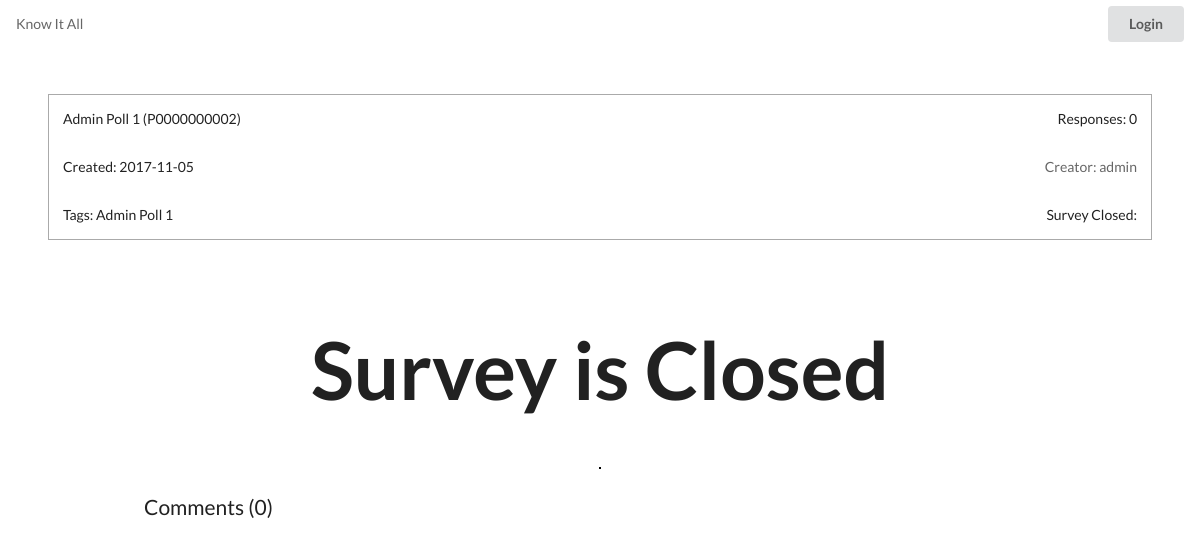
Page /www/knowitall/survey.php?id=P0000000002 on the earlier database version.
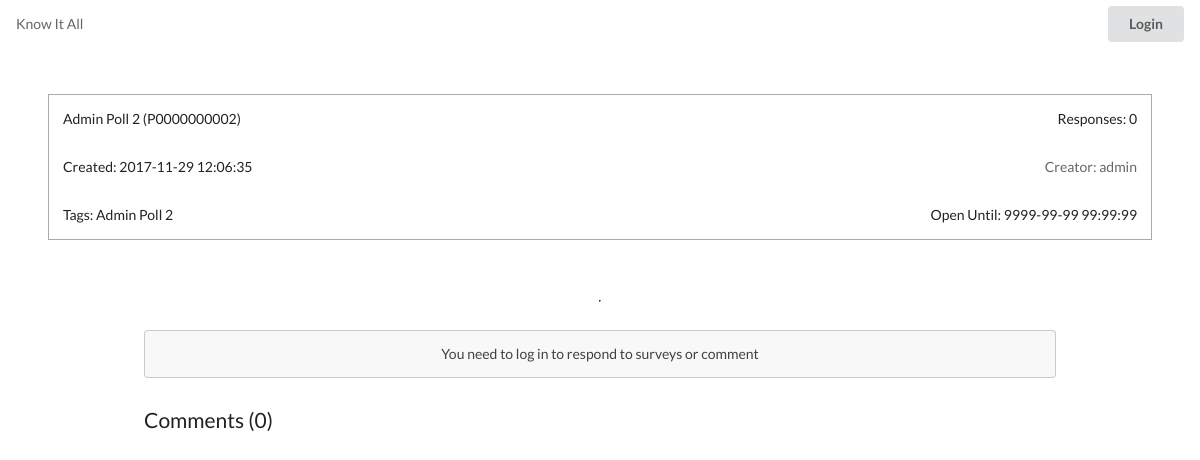
Same page on the later database version.
### tables this page shows
CREATE TABLE `survey` (
  `survey_id` varchar(45) NOT NULL,
  `survey_title` varchar(1000) NOT NULL,
  `user_id` varchar(45) NOT NULL,
  `rating_average` double NOT NULL,
  `create_time` varchar(45) DEFAULT NULL,
  `survey_tags` varchar(1000) NOT NULL,
  `voter_number` int(45) NOT NULL,
  `close_time` varchar(45) NOT NULL
);

### www/knowitall/survey.php (the view, shortened to what this page needs)
<?php
  $id = $_GET['id'];
  include("database-connector.php");
  $sql = $conn->prepare("SELECT * FROM survey WHERE survey_id = ?;");
  $sql->bind_param('s', $id);
  $sql->execute();
  $ans = $sql->get_result();
  $row = $ans->fetch_assoc();
  $creator = $row["user_id"];
  $sql = $conn->prepare("SELECT user_name FROM user WHERE user_id = ?;");
  $sql->bind_param('s', $creator);
  $sql->execute();
  $ans2 = $sql->get_result();
  $row2 = $ans2->fetch_assoc();
  $creator = $row2['user_name'];
?>
<!DOCTYPE html>
<html lang="en">
  <head>
    <?php include("all-css.php");?>
  </head>
  <body>
    <?php include("small-header.php") ?>
    <article class="ui fluid grid">
      <div class="row search-result">
        <div class="ui fluid grid custom-margin-hor-small custom-margin-vert-small surveycard">
          <div class="twelve wide column"><?php echo $row['survey_title']; ?> (<?php echo $id; ?>)</div>
          <div class="four wide column"><span class="float-right">Responses: <?php echo $row['voter_number'] ?></span></div>
          <div class="eight wide column">Created: <?php echo $row['create_time'] ?></div>
          <div class="eight wide column"><a href="user.php?id=<?php echo $row["user_id"] ?>"><span class="float-right">Creator: <?php echo $creator ?></span></a></div>
          <div class="eight wide column"><span>Tags: <?php echo $row['survey_tags'] ?></span></div>
          <div class="eight wide column">
            <span class="float-right">
              <?php
              $currentTime = date("Y-m-d H:i:s");
              $closeTime = $row['close_time'];
              $surveyClosed = strcmp($currentTime, $closeTime);
              if($surveyClosed > 0) {
                ?>
                Survey Closed: <?php echo $row['close_time'];
              }
              else {
                ?>
                Open Until: <?php echo $row['close_time'];
              }
              ?>
            </span>
          </div>
        </div>
      </div>
      <?php
        if($surveyClosed > 0) {
          ?>
          <h1 class="custom-pad-vert">Survey is Closed</h1>
          <?php
        }
        if(strcmp(substr($id, 0, 1), "R") == 0 && $surveyClosed <= 0){
          include("show-rating-results.php");
        }else if(strcmp(substr($id, 0, 1), "R") == 0 && $surveyClosed > 0){
          include("show-rating-results-no-dim.php");
        }else if(strcmp(substr($id, 0, 1), "P") == 0 && $surveyClosed <= 0){
          include("show-poll-results.php");
        }else if(strcmp(substr($id, 0, 1), "P") == 0 && $surveyClosed > 0){
          include("show-poll-results-no-dim.php");
        }else{
          header("Location: home-search.php");
        }
      ?>
      <div class="fluid row custom-margin-hor">
        <?php
          if($surveyClosed <= 0) {
            if(isset($_SESSION['id'])){
              if(strcmp(substr($id, 0, 1), "R") == 0){
                include("rating-temp.php");
              }else if(strcmp(substr($id, 0, 1), "P") == 0){
                include("poll-temp.php");
              }else{
                header("Location: home-search.php");
              }
            }else{
              include("login-message.php");
            }
          }
          $sql = $conn->prepare("SELECT * FROM survey_comments WHERE survey_id = ? ORDER BY comment_time ASC;");
          $sql->bind_param('s', $id);
          $sql->execute();
          $result = $sql->get_result();
          $j = $result->num_rows;
        ?>
        <div class="ui fluid grid comment-section">
          <span class="header row">Comments (<?php echo $j ?>)</span>
        </div>
      </div>
    </article>
  </body>
</html>

### www/knowitall/login-message.php
<div class="ui message fluid master-center custom-margin-bot-small">
	<p>You need to log in to respond to surveys or comment</p>
</div>

Differences in the rows shown:
changed survey: survey_title "Admin Poll 1" → "Admin Poll 2"; create_time "2017-11-05" → "2017-11-29 12:06:35"; survey_tags "Admin Poll 1" → "Admin Poll 2"; close_time (not shown) → "9999-99-99 99:99:99"
Other differences:
text no longer shown: "Survey Closed: Survey is Closed"
text now shown: "Open Until: You need to log in to respond to surveys or comment"
